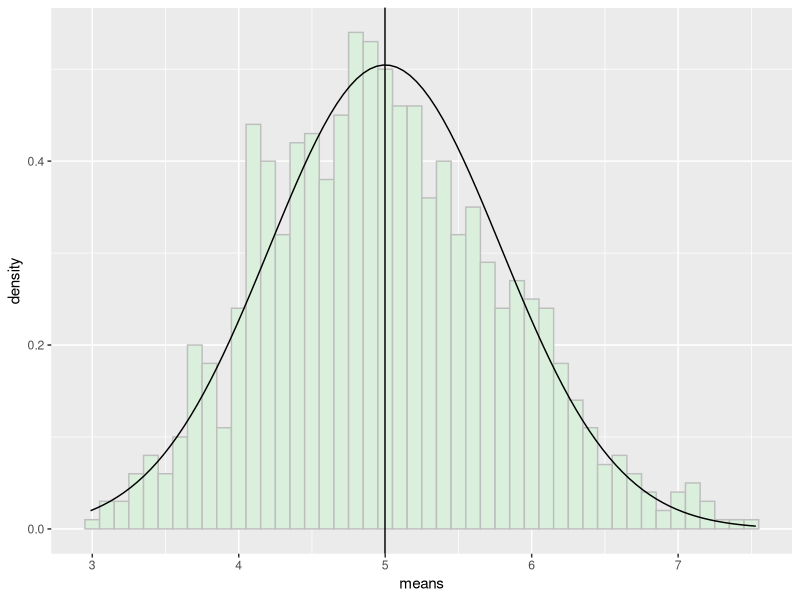
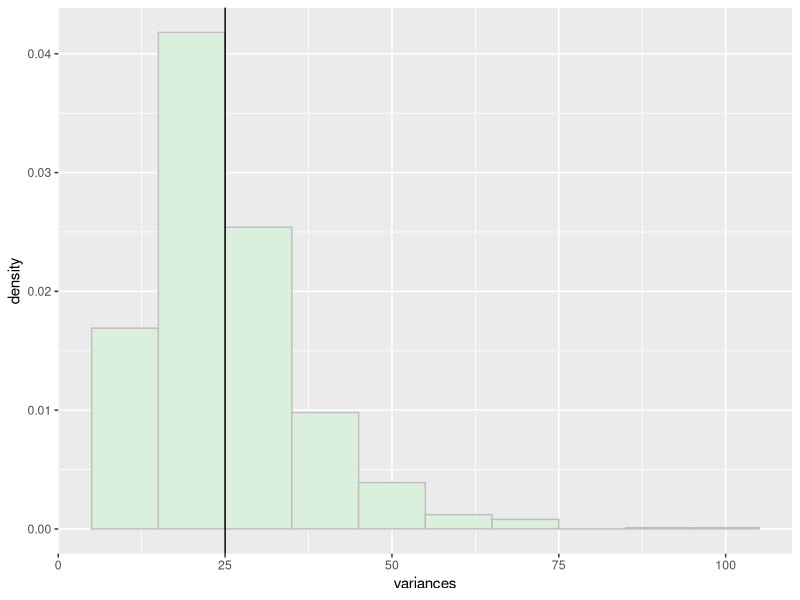

Write R code to recreate these figures, in order.
## ---- chunk 1
library(ggplot2)

set.seed(25)
numSamples = 40
numSims = 1000
sampleData <- matrix(rexp(numSamples * numSims, 0.2), ncol = numSamples)
means <- apply(sampleData, 1, mean)
variances <- apply(sampleData, 1, var)
## ---- chunk 2
meanOfMeans <- mean(means)
df <- as.data.frame(means)
plot <- ggplot(df, aes(x=means)) 
plot <- plot + geom_histogram(aes(y=..density..), colour="gray", fill="#daf0dd", binwidth=0.1)
plot <- plot + stat_function(fun=dnorm, args=list(mean=5, sd=5/sqrt(40)))
plot <- plot + geom_vline(xintercept = meanOfMeans)
print(plot)

print(paste("Our sample variance = ", var(means)))
print(paste("Our expected sample variance =", 25/40))
## ---- chunk 3
df <- as.data.frame(variances)
plot <- ggplot(df, aes(x=variances)) 
plot <- plot + geom_histogram(aes(y=..density..), colour="gray", fill="#daf0dd", binwidth=10)
plot <- plot + geom_vline(xintercept = (1/0.2)^2)
print(plot)
## ---- chunk 4
ci <- meanOfMeans + c(-1, 1) * qt(.975, numSamples - 1) * 5 / sqrt(numSamples)
test <- sapply(means, function(m)
{
      ci[1] < m & ci[2] > m  
})
ci
test
sum(test)
